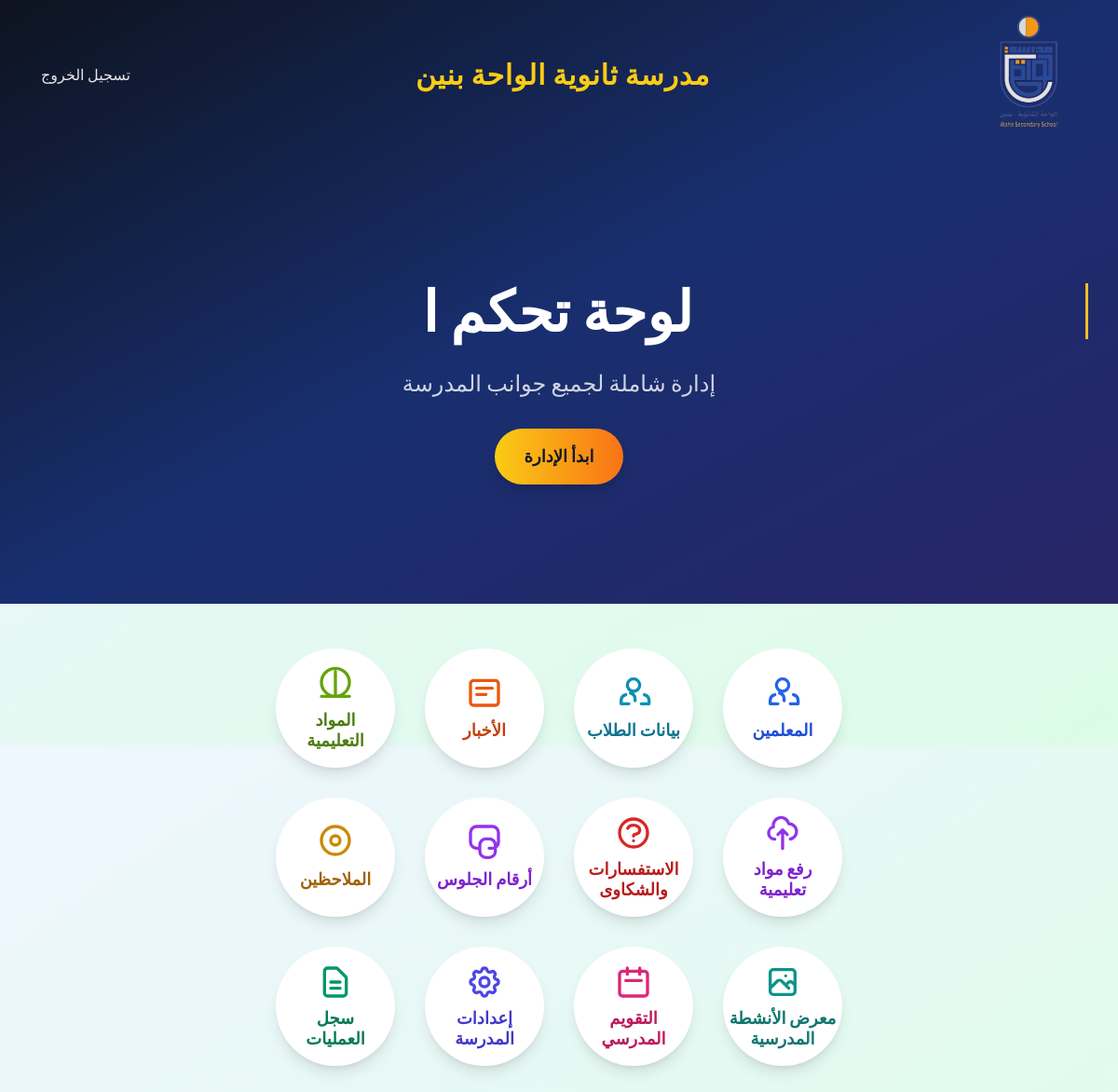
/admin (signed in), run on the app's committed database.
### app.py (models this page shows)
class SchoolSettings(db.Model):
    id = db.Column(db.Integer, primary_key=True)
    school_logo = db.Column(db.String(255), nullable=True)
    school_name = db.Column(db.String(200), nullable=False)
    school_address = db.Column(db.Text, nullable=True)
    school_phone = db.Column(db.String(50), nullable=True)
    school_email = db.Column(db.String(100), nullable=True)
    school_vision = db.Column(db.Text, nullable=True)
    school_mission = db.Column(db.Text, nullable=True)
    school_values = db.Column(db.Text, nullable=True)
    google_maps_url = db.Column(db.String(500), nullable=True)
    youtube_url = db.Column(db.String(500), nullable=True)
    instagram_url = db.Column(db.String(500), nullable=True)
    telegram_url = db.Column(db.String(500), nullable=True)
    snapchat_url = db.Column(db.String(500), nullable=True)
    whatsapp_url = db.Column(db.String(500), nullable=True)
    academic_year = db.Column(db.String(50), nullable=True)
    academic_semester = db.Column(db.String(50), nullable=True)
    updated_at = db.Column(db.DateTime, default=datetime.utcnow, onupdate=datetime.utcnow)

### app.py (the view)
@app.route('/admin')
def admin_dashboard():
    if 'role' in session and (session['role'] == 'مشرف' or session['role'] == 'مشرف محتوى'):
        try:
            pending_inquiries_count = Inquiry.query.filter_by(status='قيد المراجعة').count()
        except Exception as e:
            pending_inquiries_count = 0
            flash('يوجد مشكلة في قاعدة البيانات. يرجى الضغط على زر "إصلاح قاعدة البيانات" لحل المشكلة.', 'warning')
        school_settings = get_school_settings()
        current_year = datetime.now().year
        return render_template('admin.html', pending_inquiries_count=pending_inquiries_count, school_settings=school_settings, current_year=current_year)
    return redirect(url_for('login'))

### app.py (called while the page is built, shortened)
def get_school_settings():
    try:
        settings = SchoolSettings.query.first()
        return settings
    except Exception as e:
        print(f"خطأ في get_school_settings: {e}")
        return SchoolSettings(
            school_name="اسم المدرسة",
            school_address="عنوان المدرسة",
            school_phone="",
            school_email="",
            school_vision="رؤية المدرسة",
            school_mission="رسالة المدرسة",
            school_values="",
            google_maps_url="",
            youtube_url="",
            instagram_url="",
            telegram_url="",
            snapchat_url="",
            whatsapp_url="",
            academic_year="2024-2025",
            academic_semester="الفصل الدراسي الأول"
        )

### templates/admin.html (shortened to what this page needs)
<!DOCTYPE html>
<html lang="ar" dir="rtl">
<head>
    <script src="https://cdn.tailwindcss.com"></script>
</head>
<body class="font-['Cairo'] bg-gradient-to-br from-blue-50 to-green-100 min-h-screen">
    <section class="relative bg-gradient-to-br from-gray-900 via-blue-900 to-indigo-900 text-white overflow-hidden">
        <div class="absolute inset-0 bg-black/20"></div>
        <div class="relative z-20">
            <div class="max-w-7xl mx-auto px-4 sm:px-6 lg:px-8">
                <div class="flex items-center justify-between h-32 md:h-36 lg:h-40">
                    <div class="flex items-center flex-shrink-0">
                        {% if school_settings and school_settings.school_logo %}
                            <img src="/assets/images/{{ school_settings.school_logo }}" alt="شعار المدرسة" class="h-24 md:h-28 lg:h-32 w-auto">
                        {% else %}
                            {% if school_settings and school_settings.school_logo %}
                    <img src="/assets/images/{{ school_settings.school_logo }}" alt="شعار المدرسة" class="h-24 md:h-28 lg:h-32 w-auto">
                {% else %}
                    <img src="/assets/images/logo.png" alt="شعار المدرسة" class="h-24 md:h-28 lg:h-32 w-auto">
                {% endif %}
                        {% endif %}
                    </div>
                    <div class="flex-1 flex justify-center">
                                        <span class="text-base md:text-3xl font-extrabold text-yellow-400 tracking-wide font-['Cairo','Noto Kufi Arabic',sans-serif] select-none">
                    {% if school_settings and school_settings.school_name %}
                        {{ school_settings.school_name }}
                    {% else %}
                        سجل بيانات المدرسة من الاعدادات
                    {% endif %}
                </span>
                    </div>
                    <div class="flex items-center space-x-2 space-x-reverse">
                        <nav class="hidden md:flex items-center space-x-1 space-x-reverse mr-4">
                            <a href="/logout" class="px-3 py-2 rounded-md text-base font-medium text-white/90 hover:text-yellow-400 hover:bg-white/5 transition">تسجيل الخروج</a>
                        </nav>
                    </div>
                </div>
            </div>
        </div>
        <div class="relative z-10 pb-32">
            <div class="max-w-7xl mx-auto px-4 sm:px-6 lg:px-8 pt-20">
                <div class="text-center">
                    <h1 class="text-4xl md:text-6xl font-bold mb-6 typing-text mt-16">
                    </h1>
                    <p class="text-xl md:text-2xl text-white/80 mb-8 max-w-3xl mx-auto mt-8">
                        إدارة شاملة لجميع جوانب المدرسة
                    </p>
                    <div class="flex justify-center">
                        <button class="cta-button bg-gradient-to-r from-yellow-400 to-orange-500 text-gray-900 px-8 py-4 rounded-full font-bold text-lg shadow-lg hover:shadow-xl transition-all duration-300">
                            ابدأ الإدارة
                        </button>
                    </div>
                </div>
            </div>
        </div>
    </section>
    <main class="container mx-auto px-6 py-12 flex flex-col items-center">
        <div class="grid grid-cols-2 md:grid-cols-3 lg:grid-cols-4 gap-8 justify-items-center admin-grid pb-20">
            <a href="/admin/users" class="flex flex-col items-center justify-center w-32 h-32 bg-white rounded-full shadow-lg hover:bg-blue-100 admin-button">
                <svg class="w-10 h-10 text-blue-600 mb-2" fill="none" stroke="currentColor" stroke-width="2" viewBox="0 0 24 24"><path stroke-linecap="round" stroke-linejoin="round" d="M17 20h5v-2a4 4 0 00-3-3.87M9 20H4v-2a4 4 0 013-3.87m6 3.87V17a4 4 0 00-3-3.87M12 12a4 4 0 100-8 4 4 0 000 8z"/></svg>
                <span class="text-blue-700 font-bold text-lg">المعلمين</span>
            </a>
            <a href="/admin/students" class="flex flex-col items-center justify-center w-32 h-32 bg-white rounded-full shadow-lg hover:bg-cyan-100 admin-button">
                <svg class="w-10 h-10 text-cyan-600 mb-2" fill="none" stroke="currentColor" stroke-width="2" viewBox="0 0 24 24"><path stroke-linecap="round" stroke-linejoin="round" d="M17 20h5v-2a4 4 0 00-3-3.87M9 20H4v-2a4 4 0 013-3.87m6 3.87V17a4 4 0 00-3-3.87M12 12a4 4 0 100-8 4 4 0 000 8z"/></svg>
                <span class="text-cyan-700 font-bold text-lg">بيانات الطلاب</span>
            </a>
            <a href="/admin/news" class="flex flex-col items-center justify-center w-32 h-32 bg-white rounded-full shadow-lg hover:bg-orange-100 admin-button">
                <svg class="w-10 h-10 text-orange-600 mb-2" fill="none" stroke="currentColor" stroke-width="2" viewBox="0 0 24 24"><path stroke-linecap="round" stroke-linejoin="round" d="M19 21H5a2 2 0 01-2-2V7a2 2 0 012-2h14a2 2 0 012 2v12a2 2 0 01-2 2zM7 10h10M7 14h6"/></svg>
                <span class="text-orange-700 font-bold text-lg">الأخبار</span>
            </a>
            <a href="/admin/subjects" class="flex flex-col items-center justify-center w-32 h-32 bg-white rounded-full shadow-lg hover:bg-lime-100 admin-button">
                <svg class="w-10 h-10 text-lime-600 mb-2" fill="none" stroke="currentColor" stroke-width="2" viewBox="0 0 24 24"><path stroke-linecap="round" stroke-linejoin="round" d="M12 20h9"/><path stroke-linecap="round" stroke-linejoin="round" d="M12 4v16m0 0H3m9 0a9 9 0 100-18 9 9 0 000 18z"/></svg>
                <span class="text-lime-700 font-bold text-lg text-center leading-tight">المواد<br>التعليمية</span>
            </a>
            <a href="/admin/upload_materials" class="flex flex-col items-center justify-center w-32 h-32 bg-white rounded-full shadow-lg hover:bg-purple-100 admin-button">
                <svg class="w-10 h-10 text-purple-600 mb-2" fill="none" stroke="currentColor" stroke-width="2" viewBox="0 0 24 24"><path stroke-linecap="round" stroke-linejoin="round" d="M7 16a4 4 0 01-.88-7.903A5 5 0 1115.9 6L16 6a5 5 0 011 9.9M15 13l-3-3m0 0l-3 3m3-3v12"/></svg>
                <span class="text-purple-700 font-bold text-lg text-center leading-tight">رفع مواد<br>تعليمية</span>
            </a>
            <a href="/admin/inquiries" class="flex flex-col items-center justify-center w-32 h-32 bg-white rounded-full shadow-lg hover:bg-red-100 admin-button relative" onclick="checkDatabaseBeforeNavigate(event)">
                <span class="text-red-700 font-bold text-lg text-center leading-tight">الاستفسارات<br>والشكاوى</span>
            </a>
            <a href="/admin/seats" class="flex flex-col items-center justify-center w-32 h-32 bg-white rounded-full shadow-lg hover:bg-purple-100 admin-button">
                <svg class="w-10 h-10 text-purple-600 mb-2" fill="none" stroke="currentColor" stroke-width="2" viewBox="0 0 24 24"><path stroke-linecap="round" stroke-linejoin="round" d="M9 17v-2a4 4 0 014-4h2a4 4 0 014 4v2M9 17H7a4 4 0 01-4-4V7a4 4 0 014-4h10a4 4 0 014 4v6a4 4 0 01-4 4h-2M9 17v2a4 4 0 004 4h2a4 4 0 004-4v-2"/></svg>
                <span class="text-purple-700 font-bold text-lg">أرقام الجلوس</span>
            </a>
            <a href="/admin/observers" class="flex flex-col items-center justify-center w-32 h-32 bg-white rounded-full shadow-lg hover:bg-yellow-100 transition-all duration-300">
                <svg class="w-10 h-10 text-yellow-600 mb-2" fill="none" stroke="currentColor" stroke-width="2" viewBox="0 0 24 24"><path stroke-linecap="round" stroke-linejoin="round" d="M15 12a3 3 0 11-6 0 3 3 0 016 0zm6 0c0 5-4.03 9-9 9s-9-4-9-9 4.03-9 9-9 9 4 9 9z"/></svg>
                <span class="text-yellow-700 font-bold text-lg">الملاحظين</span>
            </a>
            <a href="/admin/activities" class="flex flex-col items-center justify-center w-32 h-32 bg-white rounded-full shadow-lg hover:bg-teal-100 transition-all duration-300">
                <span class="text-teal-700 font-bold text-lg text-center leading-tight">معرض الأنشطة<br>المدرسية</span>
            </a>
            <a href="/calendar" class="flex flex-col items-center justify-center w-32 h-32 bg-white rounded-full shadow-lg hover:bg-pink-100 transition-all duration-300">
                <svg class="w-10 h-10 text-pink-600 mb-2" fill="none" stroke="currentColor" stroke-width="2" viewBox="0 0 24 24"><path stroke-linecap="round" stroke-linejoin="round" d="M8 7V3m8 4V3m-9 8h10M5 21h14a2 2 0 002-2V7a2 2 0 00-2-2H5a2 2 0 00-2 2v12a2 2 0 002 2z"/></svg>
                <span class="text-pink-700 font-bold text-lg text-center leading-tight">التقويم<br>المدرسي</span>
            </a>
            {% if session.role == 'مشرف' %}
            <a href="/admin/settings" class="flex flex-col items-center justify-center w-32 h-32 bg-white rounded-full shadow-lg hover:bg-indigo-100 transition-all duration-300">
                <span class="text-indigo-700 font-bold text-lg text-center leading-tight">إعدادات<br>المدرسة</span>
            </a>
            <a href="/admin/activity_log" class="flex flex-col items-center justify-center w-32 h-32 bg-white rounded-full shadow-lg hover:bg-emerald-100 transition-all duration-300">
                <svg class="w-10 h-10 text-emerald-600 mb-2" fill="none" stroke="currentColor" stroke-width="2" viewBox="0 0 24 24"><path stroke-linecap="round" stroke-linejoin="round" d="M9 12h6m-6 4h6m2 5H7a2 2 0 01-2-2V5a2 2 0 012-2h5.586a1 1 0 01.707.293l5.414 5.414a1 1 0 01.293.707V19a2 2 0 01-2 2z"/></svg>
                <span class="text-emerald-700 font-bold text-lg text-center leading-tight">سجل<br>العمليات</span>
            </a>
            {% endif %}
        </div>
    </main>
</body>
</html>

### templates/admin.html (style rules this page uses)
.admin-button { transition: all 0.3s ease; }
.admin-grid { animation: fadeInUp 1s ease-out; }
.typing-text { border-right: 3px solid #fbbf24; white-space: nowrap; }
.cta-button { position: relative; overflow: hidden; transition: all 0.3s ease; }
.cta-button::before { content: ''; position: absolute; top: 0; left: -100%; width: 100%; height: 100%; background: linear-gradient(90deg, transparent, rgba(255, 255, 255, 0.2), transparent); transition: left 0.5s; }

### data on the page
SchoolSettings: school_logo (picture), school_name "مدرسة ثانوية الواحة بنين"
